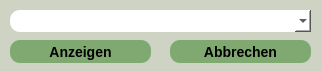
<?xml version="1.0" encoding="UTF-8"?>
<ui version="4.0">
 <class>view_dialog</class>
 <widget class="QDialog" name="view_dialog">
  <property name="geometry">
   <rect>
    <x>0</x>
    <y>0</y>
    <width>322</width>
    <height>71</height>
   </rect>
  </property>
  <property name="windowTitle">
   <string>Klausur ansehen</string>
  </property>
  <property name="styleSheet">
   <string notr="true">background-color: rgb(206, 211, 196);</string>
  </property>
  <widget class="QComboBox" name="select_box">
   <property name="geometry">
    <rect>
     <x>10</x>
     <y>10</y>
     <width>301</width>
     <height>22</height>
    </rect>
   </property>
   <property name="styleSheet">
    <string notr="true">background-color: rgb(255, 255, 255);
border-style: outset;
border-radius:  10px;
font: 14px;</string>
   </property>
  </widget>
  <widget class="QPushButton" name="view_button">
   <property name="geometry">
    <rect>
     <x>10</x>
     <y>40</y>
     <width>141</width>
     <height>23</height>
    </rect>
   </property>
   <property name="styleSheet">
    <string notr="true">background-color: rgb(127, 169, 112);
border-style: outset;
border-radius:  10px;
border-color: white;
font: bold 14px;</string>
   </property>
   <property name="text">
    <string>Anzeigen</string>
   </property>
  </widget>
  <widget class="QPushButton" name="exit_button">
   <property name="geometry">
    <rect>
     <x>170</x>
     <y>40</y>
     <width>141</width>
     <height>23</height>
    </rect>
   </property>
   <property name="styleSheet">
    <string notr="true">background-color: rgb(127, 169, 112);
border-style: outset;
border-radius:  10px;
border-color: white;
font: bold 14px;</string>
   </property>
   <property name="text">
    <string>Abbrechen</string>
   </property>
  </widget>
 </widget>
 <resources/>
 <connections>
  <connection>
   <sender>exit_button</sender>
   <signal>clicked()</signal>
   <receiver>view_dialog</receiver>
   <slot>close()</slot>
   <hints>
    <hint type="sourcelabel">
     <x>240</x>
     <y>311</y>
    </hint>
    <hint type="destinationlabel">
     <x>160</x>
     <y>162</y>
    </hint>
   </hints>
  </connection>
 </connections>
</ui>
